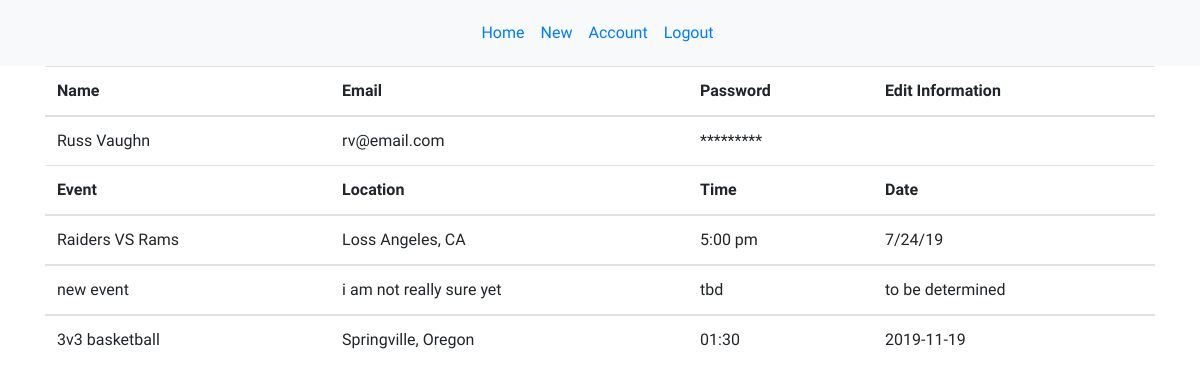
The app's page /user_page/3, older data.
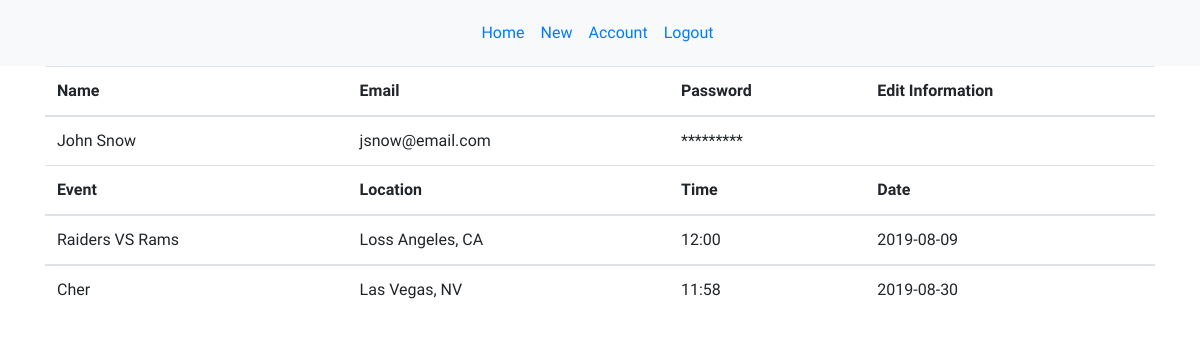
The same page, newer data.
### models.py (models this page shows)
class User(db.Model):
    __Tablename__ = "users"
    id = db.Column(db.Integer, primary_key=True)
    first_name = db.Column(db.String(100), nullable = False)
    last_name = db.Column(db.String(100), nullable = False)
    password = db.Column(db.String(200), unique = True, nullable = False)
    email = db.Column(db.String(100), unique = True, nullable = False)
    security_answer1 = db.Column(db.String(200))
    created_at = db.Column(db.DateTime, server_default=func.now())
    updated_at = db.Column(db.DateTime, server_default=func.now(), onupdate=func.now())
    users_that_attend_events = db.relationship('Event', lazy = 'dynamic', secondary = attendees_table)

class Event(db.Model):
    __Tablename__ = "events"
    id = db.Column(db.Integer, primary_key=True)
    event_title = db.Column(db.String(100))
    date = db.Column(db.String(8))
    time = db.Column(db.String(12))
    location = db.Column(db.String(100))
    information = db.Column(db.TEXT)
    creator_id = db.Column(db.Integer, db.ForeignKey("user.id"), nullable=False)
    author = db.relationship('User', foreign_keys=[creator_id], backref="user_messages", cascade="all")
    events_that_have_attendees = db.relationship('User', lazy = 'dynamic', secondary = attendees_table)

### controller_functions.py (the view)
def user_pg(id):
    user_info = User.query.get(id)
    user_event = user_info.users_that_attend_events.all()
    return render_template("user_info.html", user= user_info, user_events = user_event)

### templates/user_info.html (shortened to what this page needs)
<!DOCTYPE html>
<html lang="en">
<head>
    <link rel="stylesheet" href="{{ url_for('static', filename='main.css') }}">
    <link rel="stylesheet" href="https://maxcdn.bootstrapcdn.com/bootstrap/4.3.1/css/bootstrap.min.css">
</head>
<body>
    <nav class="navbar navbar-expand-sm bg-light justify-content-center">
        <ul class="navbar-nav">
            <li class="nav-item">
                <a class="nav-link" href="/homepage">Home</a>
            </li>
            <li class="nav-item">
                <a class="nav-link" href="/new">New</a>
            </li>
            <li class="nav-item">
                <a class="nav-link" href="/user_page/{{session['uid']}}">Account</a>
            </li>
            <li class="nav-item">
                <a class="nav-link" href="/logout">Logout</a>
            </li>
        </ul>
    </nav>
    <div class="container">
        <table class="table table-hover">
            <thead>
                <tr>
                    <th>Name</th>
                    <th>Email</th>
                    <th>Password</th>
                    <th>Edit Information</th>
                </tr>
            </thead>
            <tbody>
                <td>{{ user.first_name }}  {{ user.last_name }}</td>
                <td>{{ user.email }}</td>
                <td>*********</td>
            </tbody>
            <thead>
                <tr>
                    <th>Event</th>
                    <th>Location</th>
                    <th>Time</th>
                    <th>Date</th>
                </tr>
            {% for user_event in user_events %}
                <tbody>
                    <td>{{ user_event.event_title }}</td>
                    <td>{{ user_event.location }}</td>
                    <td>{{ user_event.time }}</td>
                    <td>{{ user_event.date }}</td>
                </tbody>
            {% endfor %}
            </thead>
        </div>
</body>
</html>

### static/main.css (style rules this page uses)
p, th, td, ul { font-family: 'Mali', cursive; padding: 5px; }

Row changes from the older to the newer data that the page shows:
no longer on this page (row edited): Event: event_title "new event", location "i am not really sure yet", time "tbd", date "to be determined"
removed Event: event_title "3v3 basketball", location "Springville, Oregon", time "01:30", date "2019-11-19"
changed User: first_name "Russ" → "John"; last_name "Vaughn" → "Snow"; email "rv@email.com" → "jsnow@email.com"
changed Event "Raiders VS Rams": time "5:00 pm" → "12:00"; date "7/24/19" → "2019-08-09"
now on this page (row edited): Event: event_title "Cher", location "Las Vegas, NV", time "11:58", date "2019-08-30"
